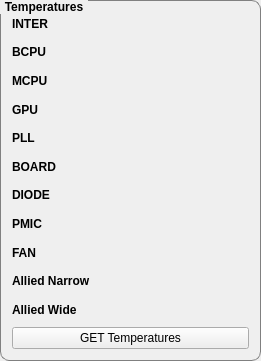
     <widget class="QGroupBox" name="groupBox_jetson_temperatures">
      <property name="geometry">
       <rect>
        <x>10</x>
        <y>60</y>
        <width>261</width>
        <height>361</height>
       </rect>
      </property>
      <property name="font">
       <font>
        <weight>75</weight>
        <bold>true</bold>
       </font>
      </property>
      <property name="styleSheet">
       <string notr="true">QGroupBox::title {
    subcontrol-origin: margin;
    left: 0px;
    padding: 0 3px 0 3px;
}
QGroupBox {
    border: 1px solid gray;
    border-radius: 9px;
    margin-top: 0.5em;
}</string>
      </property>
      <property name="title">
       <string>Temperatures</string>
      </property>
      <layout class="QVBoxLayout" name="verticalLayout_37">
       <item>
        <layout class="QHBoxLayout" name="horizontalLayout_123">
         <item>
          <widget class="QLabel" name="label_inter">
           <property name="maximumSize">
            <size>
             <width>60</width>
             <height>16777215</height>
            </size>
           </property>
           <property name="font">
            <font>
             <weight>75</weight>
             <bold>true</bold>
            </font>
           </property>
           <property name="text">
            <string>INTER</string>
           </property>
          </widget>
         </item>
         <item>
          <widget class="QLabel" name="label_inter_val">
           <property name="text">
            <string/>
           </property>
           <property name="alignment">
            <set>Qt::AlignRight|Qt::AlignTrailing|Qt::AlignVCenter</set>
           </property>
          </widget>
         </item>
        </layout>
       </item>
       <item>
        <layout class="QHBoxLayout" name="horizontalLayout_115">
         <item>
          <widget class="QLabel" name="label_bcpu">
           <property name="maximumSize">
            <size>
             <width>60</width>
             <height>16777215</height>
            </size>
           </property>
           <property name="font">
            <font>
             <weight>75</weight>
             <bold>true</bold>
            </font>
           </property>
           <property name="text">
            <string>BCPU</string>
           </property>
          </widget>
         </item>
         <item>
          <widget class="QLabel" name="label_bcpu_val">
           <property name="text">
            <string/>
           </property>
           <property name="alignment">
            <set>Qt::AlignRight|Qt::AlignTrailing|Qt::AlignVCenter</set>
           </property>
          </widget>
         </item>
        </layout>
       </item>
       <item>
        <layout class="QHBoxLayout" name="horizontalLayout_116">
         <item>
          <widget class="QLabel" name="label_mcpu">
           <property name="maximumSize">
            <size>
             <width>60</width>
             <height>16777215</height>
            </size>
           </property>
           <property name="font">
            <font>
             <weight>75</weight>
             <bold>true</bold>
            </font>
           </property>
           <property name="text">
            <string>MCPU</string>
           </property>
          </widget>
         </item>
         <item>
          <widget class="QLabel" name="label_mcpu_val">
           <property name="text">
            <string/>
           </property>
           <property name="alignment">
            <set>Qt::AlignRight|Qt::AlignTrailing|Qt::AlignVCenter</set>
           </property>
          </widget>
         </item>
        </layout>
       </item>
       <item>
        <layout class="QHBoxLayout" name="horizontalLayout_118">
         <item>
          <widget class="QLabel" name="label_gpu">
           <property name="maximumSize">
            <size>
             <width>60</width>
             <height>16777215</height>
            </size>
           </property>
           <property name="font">
            <font>
             <weight>75</weight>
             <bold>true</bold>
            </font>
           </property>
           <property name="text">
            <string>GPU</string>
           </property>
          </widget>
         </item>
         <item>
          <widget class="QLabel" name="label_gpu_val">
           <property name="text">
            <string/>
           </property>
           <property name="alignment">
            <set>Qt::AlignRight|Qt::AlignTrailing|Qt::AlignVCenter</set>
           </property>
          </widget>
         </item>
        </layout>
       </item>
       <item>
        <layout class="QHBoxLayout" name="horizontalLayout_117">
         <item>
          <widget class="QLabel" name="label_pll">
           <property name="maximumSize">
            <size>
             <width>60</width>
             <height>16777215</height>
            </size>
           </property>
           <property name="font">
            <font>
             <weight>75</weight>
             <bold>true</bold>
            </font>
           </property>
           <property name="text">
            <string>PLL</string>
           </property>
          </widget>
         </item>
         <item>
          <widget class="QLabel" name="label_pll_val">
           <property name="text">
            <string/>
           </property>
           <property name="alignment">
            <set>Qt::AlignRight|Qt::AlignTrailing|Qt::AlignVCenter</set>
           </property>
          </widget>
         </item>
        </layout>
       </item>
       <item>
        <layout class="QHBoxLayout" name="horizontalLayout_122">
         <item>
          <widget class="QLabel" name="label_board">
           <property name="maximumSize">
            <size>
             <width>60</width>
             <height>16777215</height>
            </size>
           </property>
           <property name="font">
            <font>
             <weight>75</weight>
             <bold>true</bold>
            </font>
           </property>
           <property name="text">
            <string>BOARD</string>
           </property>
          </widget>
         </item>
         <item>
          <widget class="QLabel" name="label_board_val">
           <property name="text">
            <string/>
           </property>
           <property name="alignment">
            <set>Qt::AlignRight|Qt::AlignTrailing|Qt::AlignVCenter</set>
           </property>
          </widget>
         </item>
        </layout>
       </item>
       <item>
        <layout class="QHBoxLayout" name="horizontalLayout_121">
         <item>
          <widget class="QLabel" name="label_diode">
           <property name="maximumSize">
            <size>
             <width>60</width>
             <height>16777215</height>
            </size>
           </property>
           <property name="font">
            <font>
             <weight>75</weight>
             <bold>true</bold>
            </font>
           </property>
           <property name="text">
            <string>DIODE</string>
           </property>
          </widget>
         </item>
         <item>
          <widget class="QLabel" name="label_diode_val">
           <property name="text">
            <string/>
           </property>
           <property name="alignment">
            <set>Qt::AlignRight|Qt::AlignTrailing|Qt::AlignVCenter</set>
           </property>
          </widget>
         </item>
        </layout>
       </item>
       <item>
        <layout class="QHBoxLayout" name="horizontalLayout_120">
         <item>
          <widget class="QLabel" name="label_pmic">
           <property name="maximumSize">
            <size>
             <width>60</width>
             <height>16777215</height>
            </size>
           </property>
           <property name="font">
            <font>
             <weight>75</weight>
             <bold>true</bold>
            </font>
           </property>
           <property name="text">
            <string>PMIC</string>
           </property>
          </widget>
         </item>
         <item>
          <widget class="QLabel" name="label_pmic_val">
           <property name="text">
            <string/>
           </property>
           <property name="alignment">
            <set>Qt::AlignRight|Qt::AlignTrailing|Qt::AlignVCenter</set>
           </property>
          </widget>
         </item>
        </layout>
       </item>
       <item>
        <layout class="QHBoxLayout" name="horizontalLayout_119">
         <item>
          <widget class="QLabel" name="label_fan">
           <property name="maximumSize">
            <size>
             <width>60</width>
             <height>16777215</height>
            </size>
           </property>
           <property name="font">
            <font>
             <weight>75</weight>
             <bold>true</bold>
            </font>
           </property>
           <property name="text">
            <string>FAN</string>
           </property>
          </widget>
         </item>
         <item>
          <widget class="QLabel" name="label_fan_value">
           <property name="text">
            <string/>
           </property>
           <property name="alignment">
            <set>Qt::AlignRight|Qt::AlignTrailing|Qt::AlignVCenter</set>
           </property>
          </widget>
         </item>
        </layout>
       </item>
       <item>
        <layout class="QHBoxLayout" name="horizontalLayout_124">
         <item>
          <widget class="QLabel" name="label_fan_2">
           <property name="maximumSize">
            <size>
             <width>109</width>
             <height>16777215</height>
            </size>
           </property>
           <property name="font">
            <font>
             <weight>75</weight>
             <bold>true</bold>
            </font>
           </property>
           <property name="text">
            <string>Allied Narrow</string>
           </property>
          </widget>
         </item>
         <item>
          <widget class="QLabel" name="label_allied_n_t_value">
           <property name="text">
            <string/>
           </property>
           <property name="alignment">
            <set>Qt::AlignRight|Qt::AlignTrailing|Qt::AlignVCenter</set>
           </property>
          </widget>
         </item>
        </layout>
       </item>
       <item>
        <layout class="QHBoxLayout" name="horizontalLayout_127">
         <item>
          <widget class="QLabel" name="label_fan_3">
           <property name="maximumSize">
            <size>
             <width>99</width>
             <height>16777215</height>
            </size>
           </property>
           <property name="font">
            <font>
             <weight>75</weight>
             <bold>true</bold>
            </font>
           </property>
           <property name="text">
            <string>Allied Wide</string>
           </property>
          </widget>
         </item>
         <item>
          <widget class="QLabel" name="label_allied_w_t_value">
           <property name="text">
            <string/>
           </property>
           <property name="alignment">
            <set>Qt::AlignRight|Qt::AlignTrailing|Qt::AlignVCenter</set>
           </property>
          </widget>
         </item>
        </layout>
       </item>
       <item>
        <widget class="QPushButton" name="pushButton_temperatures">
         <property name="text">
          <string>GET Temperatures</string>
         </property>
        </widget>
       </item>
      </layout>
     </widget>
